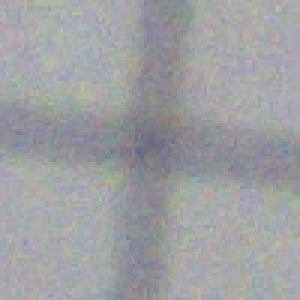
#> input picture ROIS/1roi_1001_1923.jpg, 100 x 100 px (shown 3 times larger); its folder holds only this picture in this run
$ python -i 'generación_csv.py'   (imports and definitions only)
#> lines starting #> are read from the running program, lines starting #| are printed output that depends on the picture
import os
import csv
import cv2
import numpy as np

i=1
def obtener_esquinas(image_path):
#> called with image_path = 'ROIS/1roi_1001_1923.jpg'
    global i
    lista = []
    old_frame = cv2.imread(image_path)
#> old_frame is the input picture: shape (100, 100, 3); mean B, G, R 162.7, 159.9, 158.8
    old_gray = cv2.cvtColor(old_frame, cv2.COLOR_BGR2GRAY)
    median = cv2.medianBlur(old_gray, 15)
    gauss = cv2.GaussianBlur(median, (5, 5), 0)
    dst = cv2.cornerHarris(gauss, 64, 31, 0.21)
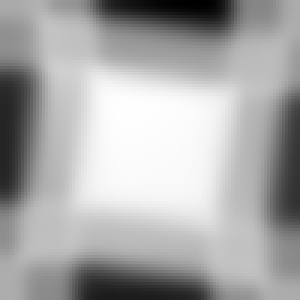
#> dst: shape (100, 100) float32 (shown 3 times larger); min -8.54e+24, max 4.04e+24, mean -1.75e+23; drawn with min black and max white
    # Threshold para seleccionar esquinas
    umbral_harris = 0.01 * dst.max()
#> umbral_harris = 4.04e+22
    coordenadas_esquinas = np.where(dst > umbral_harris)
#> coordenadas_esquinas = 5497 positions, rows 0 to 98, columns 4 to 96
    print(coordenadas_esquinas)
#> (printed output is left out)

    for corner_y, corner_x in zip(coordenadas_esquinas[0], coordenadas_esquinas[1]):
        a = int(corner_x)
        b = int(corner_y)
        cv2.circle(old_frame, (a, b), 15, 255, -1)
        if 0 <= a < old_frame.shape[0] and 0 <= b < old_frame.shape[1]:
            # Extraer la región de interés (ROI) de la imagen
            roi = old_frame[a:a + tamano_roi[0], b:b + tamano_roi[1]]

            # Verificar que la ROI no esté vacía
            if roi.size>0:
                # Guardar la ROI como una imagen separada (opcional)
                nombre_archivo = str(i)+f'roi_{a}_{b}.jpg'
                #cv2.imwrite(nombre_archivo, roi)
                lista.append(((a,b), roi, nombre_archivo))
#> this loop made 5497 passes
#> (corner_y, corner_x, a, b, nombre_archivo) on passes 1 to 12: (0, 9, 9, 0, '1roi_9_0.jpg'), (0, 10, 10, 0, '1roi_10_0.jpg'), (0, 11, 11, 0, '1roi_11_0.jpg'), (0, 12, 12, 0, '1roi_12_0.jpg'), (0, 13, 13, 0, '1roi_13_0.jpg'), (0, 14, 14, 0, '1roi_14_0.jpg'), (1, 9, 9, 1, '1roi_9_1.jpg'), (1, 10, 10, 1, '1roi_10_1.jpg'), (1, 11, 11, 1, '1roi_11_1.jpg'), (1, 12, 12, 1, '1roi_12_1.jpg'), (1, 13, 13, 1, '1roi_13_1.jpg'), (1, 14, 14, 1, '1roi_14_1.jpg')
#> (a, b, nombre_archivo) on passes 61 to 66: (12, 7, '1roi_12_7.jpg'), (13, 7, '1roi_13_7.jpg'), (14, 7, '1roi_14_7.jpg'), (15, 7, '1roi_15_7.jpg'), (16, 7, '1roi_16_7.jpg'), (17, 7, '1roi_17_7.jpg')
#> pass 1, in obtener_esquinas, `roi = old_frame[a:a + tamano_roi[0], b:b + tamano_roi[1]]`:
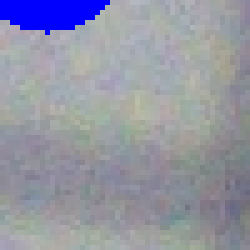
#> roi: shape (50, 50, 3) (shown 5 times larger); mean B, G, R 164.1, 149.9, 147.8
#> pass 3, in obtener_esquinas, `roi = old_frame[a:a + tamano_roi[0], b:b + tamano_roi[1]]`:
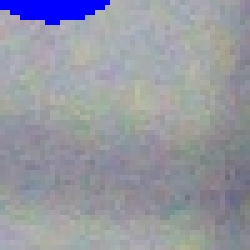
#> roi: shape (50, 50, 3) (shown 5 times larger); mean B, G, R 162.6, 152, 149.7
#> after the loop:
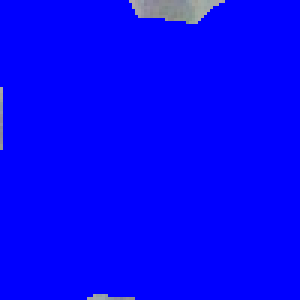
#> old_frame: shape (100, 100, 3) (shown 3 times larger); mean B, G, R 252.8, 3.3, 3.2
#> after the loop, lista = 5497 items
    return old_frame, lista

dataset_folder = 'C:/Users/Peter/Desktop/2023-2/MACHINE LEARNING/Proyecto semestral/Set2'
csv_file_path = 'C:/Users/Peter/Desktop/2023-2/MACHINE LEARNING/Proyecto semestral/datos.csv'

# Abre el archivo CSV en modo de escritura
tamano_roi = (50, 50)
# [23 lines not run here, left out]

>>> result = obtener_esquinas('ROIS/1roi_1001_1923.jpg')

$ run again, on ROIS/1roi_1025_1700.jpg
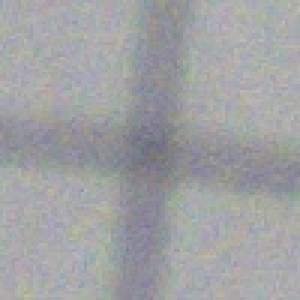
#> input picture ROIS/1roi_1025_1700.jpg, 100 x 100 px (shown 3 times larger)
#> in obtener_esquinas, old_frame is the input picture: shape (100, 100, 3); mean B, G, R 163.8, 161.6, 160.6
#> in obtener_esquinas, `dst = cv2.cornerHarris(gauss, 64, 31, 0.21)`:
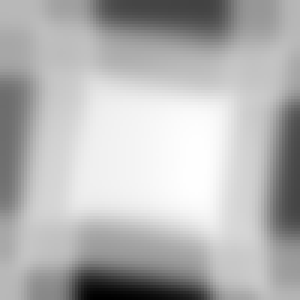
#> dst: shape (100, 100) float32 (shown 3 times larger); min -9.46e+24, max 3.62e+24, mean -2.1e+23; drawn with min black and max white
#> umbral_harris = 3.62e+22
#> coordenadas_esquinas = 5254 positions, rows 6 to 99, columns 3 to 97
#> (printed output is left out)
#> the loop in obtener_esquinas, `for corner_y, corner_x in zip(coordenadas_esquinas[0], coordenadas_esq..` made 5254 passes
#> (corner_y, corner_x, a, b, nombre_archivo) on passes 1 to 8: (6, 10, 10, 6, '1roi_10_6.jpg'), (6, 11, 11, 6, '1roi_11_6.jpg'), (6, 12, 12, 6, '1roi_12_6.jpg'), (7, 11, 11, 7, '1roi_11_7.jpg'), (7, 12, 12, 7, '1roi_12_7.jpg'), (7, 13, 13, 7, '1roi_13_7.jpg'), (7, 14, 14, 7, '1roi_14_7.jpg'), (8, 11, 11, 8, '1roi_11_8.jpg')
#> after the loop in obtener_esquinas, `for corner_y, corner_x in zip(coordenadas_esquinas[0], coordenadas_esq..`:
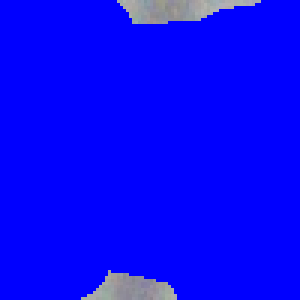
#> old_frame: shape (100, 100, 3) (shown 3 times larger); mean B, G, R 250.7, 7, 6.9
#> after the loop in obtener_esquinas, `for corner_y, corner_x in zip(coordenadas_esquinas[0], coordenadas_esq..`: lista = 5254 items

$ run again, on ROIS/1roi_105_2035.jpg
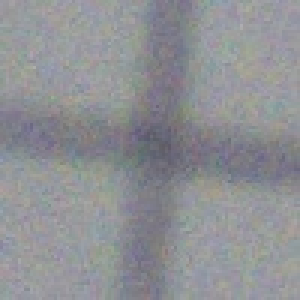
#> input picture ROIS/1roi_105_2035.jpg, 100 x 100 px (shown 3 times larger)
#> in obtener_esquinas, old_frame is the input picture: shape (100, 100, 3); mean B, G, R 148.7, 144.6, 143.1
#> in obtener_esquinas, `dst = cv2.cornerHarris(gauss, 64, 31, 0.21)`:
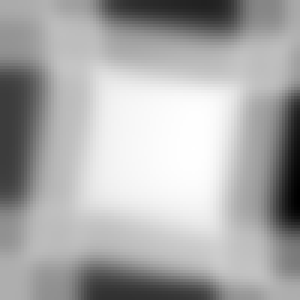
#> dst: shape (100, 100) float32 (shown 3 times larger); min -1.16e+25, max 5.33e+24, mean -2.41e+23; drawn with min black and max white
#> umbral_harris = 5.33e+22
#> coordenadas_esquinas = 5379 positions, rows 0 to 97, columns 6 to 99
#> (printed output is left out)
#> the loop in obtener_esquinas, `for corner_y, corner_x in zip(coordenadas_esquinas[0], coordenadas_esq..` made 5379 passes
#> (corner_y, corner_x, a, b, nombre_archivo) on passes 1 to 8: (0, 12, 12, 0, '1roi_12_0.jpg'), (0, 13, 13, 0, '1roi_13_0.jpg'), (0, 14, 14, 0, '1roi_14_0.jpg'), (0, 15, 15, 0, '1roi_15_0.jpg'), (0, 16, 16, 0, '1roi_16_0.jpg'), (1, 12, 12, 1, '1roi_12_1.jpg'), (1, 13, 13, 1, '1roi_13_1.jpg'), (1, 14, 14, 1, '1roi_14_1.jpg')
#> after the loop in obtener_esquinas, `for corner_y, corner_x in zip(coordenadas_esquinas[0], coordenadas_esq..`:
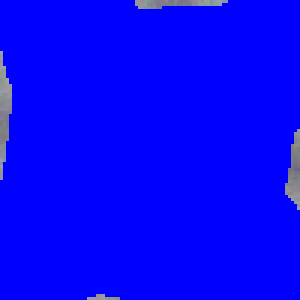
#> old_frame: shape (100, 100, 3) (shown 3 times larger); mean B, G, R 252, 3.8, 3.7
#> after the loop in obtener_esquinas, `for corner_y, corner_x in zip(coordenadas_esquinas[0], coordenadas_esq..`: lista = 5379 items
